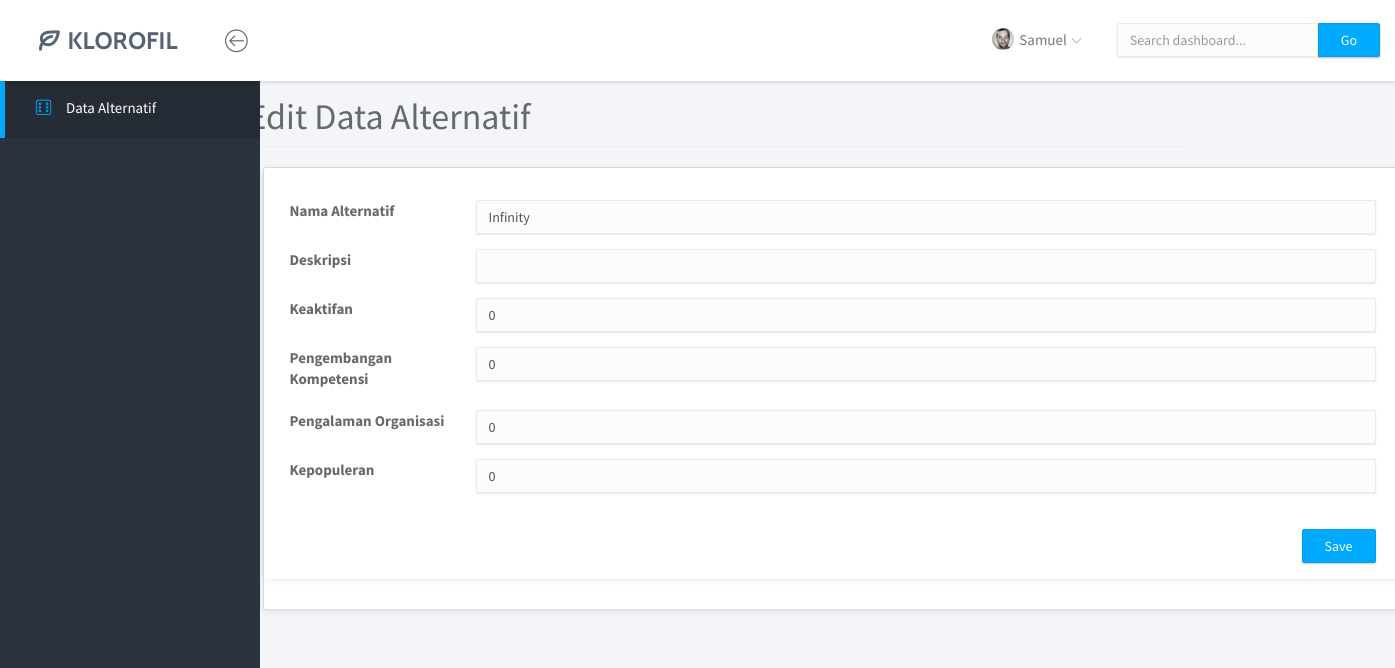
/Admin/edit_alternatif/5, run on the app's committed database.
### tables this page shows
CREATE TABLE IF NOT EXISTS `alternatif` (
`id_alternatif` int(11) NOT NULL,
  `nama_alternatif` varchar(255) NOT NULL,
  `deskripsi` varchar(255) NOT NULL,
  `keaktifan` double NOT NULL,
  `pengembangan_kompetensi` double NOT NULL,
  `pengalaman_organisasi` double NOT NULL,
  `kepopuleran` double NOT NULL
);

### application/controllers/Admin.php (called while the page is built, shortened)
<?php
class Admin extends CI_Controller {
	function __construct()
    {
        $this->load->helper('url');
 		$this->load->model('m_data');
    }
	public function edit_alternatif($id){
		$ks = $this->m_data->GetWhere('alternatif', array('id_alternatif' => $id));
		$data = array(
        	'id'=> $ks[0]['id_alternatif'],
            'nama_alternatif' => $ks[0]['nama_alternatif'],
            'deskripsi' => $ks[0]['deskripsi'],
            'keaktifan' => $ks[0]['keaktifan'],
            'pengembangan_kompetensi' => $ks[0]['pengembangan_kompetensi'],
            'pengalaman_organisasi' => $ks[0]['pengalaman_organisasi'],
            'kepopuleran' => $ks[0]['kepopuleran'],
            );
		$this->load->view('admin/header_admin');
		$this->load->view('admin/v_editalternatif',$data);
		$this->load->view('admin/footer_admin');
	}
}

### index.php (called while the page is built, shortened)
<?php
require_once BASEPATH.'core/CodeIgniter.php';

### application/models/m_data.php (called while the page is built, shortened)
<?php
class M_data extends CI_Model{
	public function GetWhere($table, $data){
        $res=$this->db->get_where($table, $data);
        return $res->result_array();
    }
}

### application/views/admin/v_editalternatif.php (the view, shortened to what this page needs)
<div class="col-md-2">
  <div id="sidebar-nav" class="sidebar">
      <div class="sidebar-scroll">
        <nav>
          <ul class="nav">
            <li><a href="<?php echo base_url('Admin/tampil_guru')?>" class="active"><i class="lnr lnr-dice"></i> <span>Data Alternatif</span></a></li>
          </ul>
        </nav>
      </div>
    </div>
  </div>
    <div class="col-md-10 ">
        <div class="row">
            <ol class="breadcrumb">
                <li><a href="#">
                </a></li>
                <li class="active">Data Alternatif</li>
            </ol>
        </div>
        <div class="row">
            <div class="col-lg-10">
                <h1 class="page-header">Edit Data Alternatif</h1>
            </div>
        </div>
        <div class="container">
        <div class="panel panel-default">
            <div class="panel panel-body">
            <form method="post" action="<?php echo base_url()."Admin/edit_aksi_alternatif"; ?>">
          <div class="form-group row">
            <label for="id" class="col-sm-2 col-form-label"></label>
            <div class="col-sm-10">
            </div>
          </div>
          <div class="form-group row">
            <label for="alternatif" class="col-sm-2 col-form-label">Nama Alternatif</label>
            <div class="col-sm-10">
              <input type="text"  name="alternatif" class="form-control" id="alternatif" value="<?php echo $nama_alternatif;?>" placeholder="" required="">
            </div>
          </div>
          <div class="form-group row">
            <label for="deskripsi" class="col-sm-2 col-form-label">Deskripsi</label>
            <div class="col-sm-10">
              <input type="text"  name="deskripsi" class="form-control" value="<?php echo $deskripsi;?>" id="tgl_lahir" placeholder="" required="">
            </div>
          </div>
          <div class="form-group row">
            <label for="Keaktifan" class="col-sm-2 col-form-label">Keaktifan</label>
            <div class="col-sm-10">
              <input type="text"  name="Keaktifan" value="<?php echo $keaktifan;?>" class="form-control" id="Keaktifan" placeholder="" required="">
            </div>
          </div>
          <div class="form-group row">
            <label for="pengembangan_kompetensi" class="col-sm-2 col-form-label">Pengembangan Kompetensi</label>
            <div class="col-sm-10">
              <input type="text"  name="pengembangan_kompetensi" value="<?php echo $pengembangan_kompetensi;?>" class="form-control" id="pengembangan_kompetensi" placeholder="" required="">
            </div>
          </div>
          <div class="form-group row">
            <label for="pengalaman_organisasi" class="col-sm-2 col-form-label">Pengalaman Organisasi</label>
            <div class="col-sm-10">
              <input type="text"  name="pengalaman_organisasi" value="<?php echo $pengalaman_organisasi;?>" class="form-control" id="pengalaman_organisasi" placeholder="" required="">
            </div>
          </div>
          <div class="form-group row">
            <label for="kepopuleran" class="col-sm-2 col-form-label">Kepopuleran</label>
            <div class="col-sm-10">
              <input type="text"  name="kepopuleran" value="<?php echo $kepopuleran;?>" class="form-control" id="kepopuleran" placeholder="" required="">
            </div>
          </div>
          <br>
          <button type="submit" name="submit" class="btn btn-primary pull-right">Save</button>
        </form>
        </div>
        </div>
        </div>
        </div>

### assets/css/main.css (style rules this page uses)
html { position: relative; min-height: 100%; }
body { background-color: #F3F5F8; font-family: "Source Sans Pro", sans-serif; font-size: 15px; color: #676a6d; }
a { color: #3287B2; }
#wrapper .sidebar { -webkit-transition: all 0.3s ease-in-out; -moz-transition: all 0.3s ease-in-out; -ms-transition: all 0.3s ease-in-out; -o-transition: all 0.3s ease-in-out; transition: all 0.3s ease-in-out; width: 260px; height: 100%; float: left; background-color: #2B333E; position: fixed; left: 0; }
#wrapper #sidebar-nav, #wrapper .main { padding-top: 80px; }
.sidebar { z-index: 9; }
.sidebar .nav > li > a { padding: 18px 30px; color: #AEB7C2; border-left: 5px solid transparent; }
.sidebar .nav > li > a:hover, .sidebar .nav > li > a:focus, .sidebar .nav > li > a.active { color: #fff; background-color: transparent; }
.sidebar .nav > li > a:hover i, .sidebar .nav > li > a:focus i, .sidebar .nav > li > a.active i { color: #00AAFF; }
.sidebar .nav > li > a:focus, .sidebar .nav > li > a.active { background-color: #252c35; border-left-color: #00AAFF; }
.sidebar .nav i { margin-right: 10px; font-size: 18px; }
.sidebar .nav span { -webkit-transition: all 0.3s ease-in-out; -moz-transition: all 0.3s ease-in-out; -ms-transition: all 0.3s ease-in-out; -o-transition: all 0.3s ease-in-out; transition: all 0.3s ease-in-out; position: relative; top: -2px; }
.form-control { -moz-box-shadow: 0px 1px 2px 0 rgba(0, 0, 0, 0.1); -webkit-box-shadow: 0px 1px 2px 0 rgba(0, 0, 0, 0.1); box-shadow: 0px 1px 2px 0 rgba(0, 0, 0, 0.1); -webkit-border-radius: 2px; -moz-border-radius: 2px; border-radius: 2px; border-color: #eaeaea; background-color: #fcfcfc; }
.btn { -webkit-border-radius: 2px; -moz-border-radius: 2px; border-radius: 2px; -moz-box-shadow: 0px 1px 2px 0 rgba(0, 0, 0, 0.2); -webkit-box-shadow: 0px 1px 2px 0 rgba(0, 0, 0, 0.2); box-shadow: 0px 1px 2px 0 rgba(0, 0, 0, 0.2); padding: 6px 22px; }
.btn-primary { background-color: #00AAFF; border-color: #00a0f0; }
.panel { -webkit-border-radius: 3px; -moz-border-radius: 3px; border-radius: 3px; -moz-box-shadow: 0 2px 6px rgba(0, 0, 0, 0.08); -webkit-box-shadow: 0 2px 6px rgba(0, 0, 0, 0.08); box-shadow: 0 2px 6px rgba(0, 0, 0, 0.08); background-color: #fff; margin-bottom: 30px; }
.panel .panel-heading, .panel .panel-body, .panel .panel-footer { padding-left: 25px; padding-right: 25px; }
.panel .panel-body { padding-top: 10px; padding-bottom: 15px; }

### data on the page
alternatif: alternatif "Infinity", Keaktifan "0", pengembangan_kompetensi "0", pengalaman_organisasi "0", kepopuleran "0"
